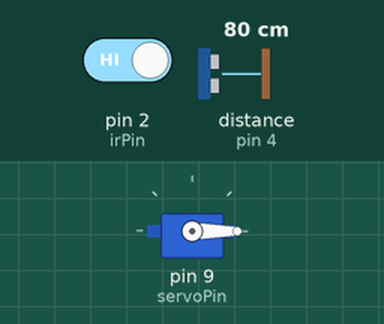
The sketch below on a simulated Arduino Uno, built with avr-gcc and run on an emulated ATmega328P. Shown: servo. Wiring (inferred from the names in the program): ultrasonic range finder: trigger pin 3; echo pin 4. The inputs (shaded band) are chosen by the test bench; at power-on: pin 2 (irPin) HIGH, distance to the obstacle (sensor on pin 4) 80 cm. The echo pulse lasts 58.3 µs per cm; what the sketch prints to the serial monitor is not drawn.

Above: at 1.2 s.
1.3 s: pin 2 (irPin) driven LOW
At 8.4 s:
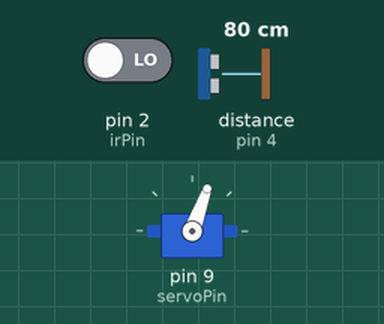
8.7 s: distance to the obstacle (sensor on pin 4) set to 2 cm
16.1 s: pin 2 (irPin) driven HIGH
18.7 s: distance to the obstacle (sensor on pin 4) set to 18 cm
Timing chart, 0 to 21.7 s (numbered marks = the images above; inputs shaded):
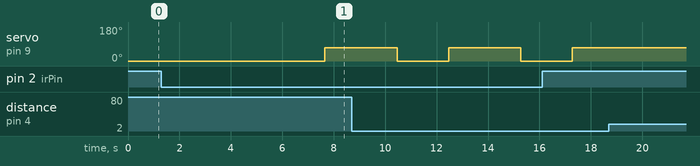

Measured:
- after the input at 1.3 s, servo on pin 9 (servoPin): 0° → 70° after 6.3 s
- after the input at 18.7 s, every drawn part: stays the same

The sketch:

Code.ino
```cpp
#include <Servo.h>
#define TRIG_PIN 3
#define ECHO_PIN 4
Servo lidServo;
const int servoPin = 9;
const int irPin = 2;
unsigned long lastActionTime = 0;
const unsigned long cooldown = 3000;
long getDistanceCM() {
  digitalWrite(TRIG_PIN, LOW);
  delayMicroseconds(2);
  digitalWrite(TRIG_PIN, HIGH);
  delayMicroseconds(10);
  digitalWrite(TRIG_PIN, LOW);
  long duration = pulseIn(ECHO_PIN, HIGH, 30000);
  long distance = duration * 0.034 / 2;
  return distance;
}
void setup() {
  pinMode(TRIG_PIN, OUTPUT);
  pinMode(ECHO_PIN, INPUT);
  lidServo.attach(servoPin);
  pinMode(irPin, INPUT);
  Serial.begin(9600);
  lidServo.write(0);
  Serial.println("Binny Smart Dustbin Started ✅");
}
void loop() {
  int irValue = digitalRead(irPin);
  unsigned long currentTime = millis();
  if (irValue == 0 && (currentTime - lastActionTime > cooldown)) {
    Serial.println("Hand Detected ✋ -> Opening Lid");
    lidServo.write(00);
    delay(2000);
    lidServo.write(70);
    Serial.println("Lid Closed");
    lastActionTime = currentTime;
  }
  int fullCount = 0;
  int emptyCount = 0;
  for (int i = 0; i < 4; i++) {
    long d = getDistanceCM();
    Serial.print("Reading "); Serial.print(i + 1);
    Serial.print(": "); Serial.print(d); Serial.println(" cm");
    if (d > 0 && d <= 5) fullCount++;
    if (d >= 13 && d <= 17) emptyCount++;
    delay(200);
  }
  if (fullCount >= 2) {
    Serial.println("Bin Status: FULL 🚨");
  } else if (emptyCount >= 2) {
    Serial.println("Bin Status: EMPTY ✅");
    Serial.println("TRIGGER");
  } else {
    Serial.println("Bin Status: UNCERTAIN ⚠️");
  }
  Serial.println("-----");
  delay(2000);
}
```
